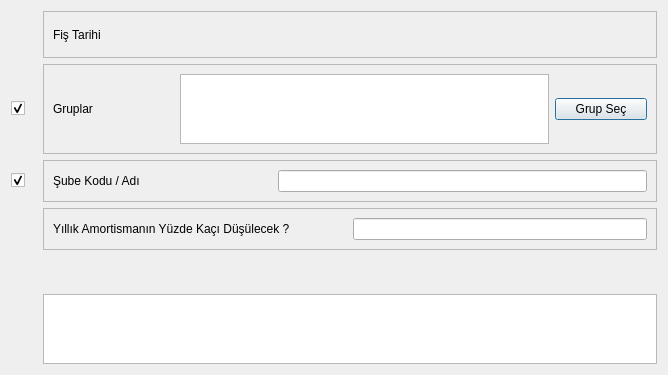
<?xml version="1.0" encoding="UTF-8"?>
<ui version="4.0">
 <class>DMR_AMORTISMAN_AYIRMA_BATCH</class>
 <widget class="QDialog" name="DMR_AMORTISMAN_AYIRMA_BATCH">
  <property name="geometry">
   <rect>
    <x>0</x>
    <y>0</y>
    <width>668</width>
    <height>357</height>
   </rect>
  </property>
  <property name="sizePolicy">
   <sizepolicy hsizetype="Expanding" vsizetype="Expanding">
    <horstretch>0</horstretch>
    <verstretch>0</verstretch>
   </sizepolicy>
  </property>
  <property name="windowTitle">
   <string>Toplu Amortisman Ayırma</string>
  </property>
  <layout class="QGridLayout" name="gridLayout" rowstretch="1,0,0,0,0,0,0,0" columnstretch="1,0,0">
   <item row="1" column="0">
    <widget class="QCheckBox" name="checkBox_gruplar">
     <property name="sizePolicy">
      <sizepolicy hsizetype="Fixed" vsizetype="Fixed">
       <horstretch>0</horstretch>
       <verstretch>0</verstretch>
      </sizepolicy>
     </property>
     <property name="minimumSize">
      <size>
       <width>26</width>
       <height>0</height>
      </size>
     </property>
     <property name="text">
      <string/>
     </property>
     <property name="checked">
      <bool>true</bool>
     </property>
    </widget>
   </item>
   <item row="2" column="0">
    <widget class="QCheckBox" name="checkBox_sube">
     <property name="sizePolicy">
      <sizepolicy hsizetype="Fixed" vsizetype="Fixed">
       <horstretch>0</horstretch>
       <verstretch>0</verstretch>
      </sizepolicy>
     </property>
     <property name="minimumSize">
      <size>
       <width>26</width>
       <height>0</height>
      </size>
     </property>
     <property name="text">
      <string/>
     </property>
     <property name="checked">
      <bool>true</bool>
     </property>
    </widget>
   </item>
   <item row="2" column="1" colspan="2">
    <widget class="QFrame" name="frame_sube">
     <property name="sizePolicy">
      <sizepolicy hsizetype="Expanding" vsizetype="Fixed">
       <horstretch>0</horstretch>
       <verstretch>0</verstretch>
      </sizepolicy>
     </property>
     <property name="frameShape">
      <enum>QFrame::StyledPanel</enum>
     </property>
     <property name="frameShadow">
      <enum>QFrame::Raised</enum>
     </property>
     <layout class="QGridLayout" name="gridLayout_3" columnstretch="5,5,20">
      <item row="0" column="0">
       <widget class="QLabel" name="label_3">
        <property name="minimumSize">
         <size>
          <width>121</width>
          <height>0</height>
         </size>
        </property>
        <property name="text">
         <string>Şube Kodu / Adı</string>
        </property>
       </widget>
      </item>
      <item row="0" column="1">
       <widget class="QSearchEdit" name="searchEdit_sube_kodu">
        <property name="whatsThis">
         <string>Arama widget. </string>
        </property>
        <property name="QSearchEdit" stdset="0">
         <rect>
          <x>0</x>
          <y>0</y>
          <width>100</width>
          <height>100</height>
         </rect>
        </property>
       </widget>
      </item>
      <item row="0" column="2">
       <widget class="QLineEdit" name="lineEdit_sube_ismi"/>
      </item>
     </layout>
    </widget>
   </item>
   <item row="4" column="2" rowspan="3">
    <widget class="QWidget" name="widget_batch_buttons" native="true">
     <property name="sizePolicy">
      <sizepolicy hsizetype="Expanding" vsizetype="Fixed">
       <horstretch>0</horstretch>
       <verstretch>0</verstretch>
      </sizepolicy>
     </property>
    </widget>
   </item>
   <item row="0" column="1" colspan="2">
    <widget class="QFrame" name="frame_2">
     <property name="sizePolicy">
      <sizepolicy hsizetype="Expanding" vsizetype="Fixed">
       <horstretch>0</horstretch>
       <verstretch>0</verstretch>
      </sizepolicy>
     </property>
     <property name="frameShape">
      <enum>QFrame::StyledPanel</enum>
     </property>
     <property name="frameShadow">
      <enum>QFrame::Raised</enum>
     </property>
     <layout class="QGridLayout" name="gridLayout_4" columnstretch="5,10,15">
      <item row="0" column="0">
       <widget class="QLabel" name="label_4">
        <property name="minimumSize">
         <size>
          <width>121</width>
          <height>0</height>
         </size>
        </property>
        <property name="text">
         <string>Fiş Tarihi</string>
        </property>
       </widget>
      </item>
      <item row="0" column="1">
       <widget class="QAdakDate" name="adakDate_fis_tarihi">
        <property name="sizePolicy">
         <sizepolicy hsizetype="Fixed" vsizetype="Fixed">
          <horstretch>0</horstretch>
          <verstretch>0</verstretch>
         </sizepolicy>
        </property>
        <property name="minimumSize">
         <size>
          <width>242</width>
          <height>0</height>
         </size>
        </property>
        <property name="maximumSize">
         <size>
          <width>242</width>
          <height>16777215</height>
         </size>
        </property>
        <property name="whatsThis">
         <string>Tarih WidgetÄ± </string>
        </property>
        <property name="QAdakDate" stdset="0">
         <rect>
          <x>0</x>
          <y>0</y>
          <width>100</width>
          <height>100</height>
         </rect>
        </property>
       </widget>
      </item>
      <item row="0" column="2">
       <spacer name="horizontalSpacer_4">
        <property name="orientation">
         <enum>Qt::Horizontal</enum>
        </property>
        <property name="sizeHint" stdset="0">
         <size>
          <width>314</width>
          <height>27</height>
         </size>
        </property>
       </spacer>
      </item>
     </layout>
    </widget>
   </item>
   <item row="3" column="1" colspan="2">
    <widget class="QFrame" name="frame_3">
     <property name="sizePolicy">
      <sizepolicy hsizetype="Expanding" vsizetype="Fixed">
       <horstretch>0</horstretch>
       <verstretch>0</verstretch>
      </sizepolicy>
     </property>
     <property name="frameShape">
      <enum>QFrame::StyledPanel</enum>
     </property>
     <property name="frameShadow">
      <enum>QFrame::Raised</enum>
     </property>
     <layout class="QGridLayout" name="gridLayout_5">
      <item row="0" column="0">
       <widget class="QLabel" name="label_2">
        <property name="sizePolicy">
         <sizepolicy hsizetype="Expanding" vsizetype="Fixed">
          <horstretch>0</horstretch>
          <verstretch>0</verstretch>
         </sizepolicy>
        </property>
        <property name="text">
         <string>Yıllık Amortismanın Yüzde Kaçı Düşülecek ?</string>
        </property>
       </widget>
      </item>
      <item row="0" column="1">
       <widget class="QCommaEdit" name="commaEdit_dusulecek_amortisman_yuzdesi">
        <property name="whatsThis">
         <string>Sayilari formatina(Or:1,000,234.50) donusturur. </string>
        </property>
        <property name="QCommaEdit" stdset="0">
         <rect>
          <x>0</x>
          <y>0</y>
          <width>100</width>
          <height>100</height>
         </rect>
        </property>
       </widget>
      </item>
     </layout>
    </widget>
   </item>
   <item row="6" column="1">
    <spacer name="horizontalSpacer_2">
     <property name="orientation">
      <enum>Qt::Horizontal</enum>
     </property>
     <property name="sizeHint" stdset="0">
      <size>
       <width>40</width>
       <height>20</height>
      </size>
     </property>
    </spacer>
   </item>
   <item row="7" column="1" colspan="2">
    <widget class="QTextEdit" name="textEdit_aciklama">
     <property name="sizePolicy">
      <sizepolicy hsizetype="Expanding" vsizetype="Preferred">
       <horstretch>0</horstretch>
       <verstretch>0</verstretch>
      </sizepolicy>
     </property>
     <property name="maximumSize">
      <size>
       <width>16777215</width>
       <height>16777215</height>
      </size>
     </property>
     <property name="baseSize">
      <size>
       <width>0</width>
       <height>0</height>
      </size>
     </property>
     <property name="focusPolicy">
      <enum>Qt::NoFocus</enum>
     </property>
     <property name="readOnly">
      <bool>true</bool>
     </property>
     <property name="html">
      <string>&lt;!DOCTYPE HTML PUBLIC &quot;-//W3C//DTD HTML 4.0//EN&quot; &quot;http://www.w3.org/TR/REC-html40/strict.dtd&quot;&gt;
&lt;html&gt;&lt;head&gt;&lt;meta name=&quot;qrichtext&quot; content=&quot;1&quot; /&gt;&lt;style type=&quot;text/css&quot;&gt;
p, li { white-space: pre-wrap; }
&lt;/style&gt;&lt;/head&gt;&lt;body style=&quot; font-family:'Sans Serif'; font-size:10pt; font-weight:400; font-style:normal;&quot;&gt;
&lt;p style=&quot;-qt-paragraph-type:empty; margin-top:0px; margin-bottom:0px; margin-left:0px; margin-right:0px; -qt-block-indent:0; text-indent:0px;&quot;&gt;&lt;/p&gt;&lt;/body&gt;&lt;/html&gt;</string>
     </property>
    </widget>
   </item>
   <item row="1" column="1" colspan="2">
    <widget class="QFrame" name="frame">
     <property name="sizePolicy">
      <sizepolicy hsizetype="Expanding" vsizetype="Fixed">
       <horstretch>0</horstretch>
       <verstretch>0</verstretch>
      </sizepolicy>
     </property>
     <property name="frameShape">
      <enum>QFrame::StyledPanel</enum>
     </property>
     <property name="frameShadow">
      <enum>QFrame::Raised</enum>
     </property>
     <layout class="QGridLayout" name="gridLayout_2" columnstretch="5,20,5">
      <item row="0" column="0">
       <widget class="QLabel" name="label">
        <property name="sizePolicy">
         <sizepolicy hsizetype="Expanding" vsizetype="Fixed">
          <horstretch>0</horstretch>
          <verstretch>0</verstretch>
         </sizepolicy>
        </property>
        <property name="minimumSize">
         <size>
          <width>121</width>
          <height>0</height>
         </size>
        </property>
        <property name="text">
         <string>Gruplar</string>
        </property>
       </widget>
      </item>
      <item row="0" column="1">
       <widget class="QTextEdit" name="textEdit_gruplar">
        <property name="maximumSize">
         <size>
          <width>16777215</width>
          <height>70</height>
         </size>
        </property>
        <property name="readOnly">
         <bool>true</bool>
        </property>
       </widget>
      </item>
      <item row="0" column="2">
       <widget class="QPushButton" name="pushButton_grup_sec">
        <property name="text">
         <string>Grup Seç</string>
        </property>
        <property name="icon">
         <iconset resource="../k9_icons.qrc">
          <normaloff>:/k9_icons/K9_ICONS/k9_grup.png</normaloff>:/k9_icons/K9_ICONS/k9_grup.png</iconset>
        </property>
       </widget>
      </item>
     </layout>
    </widget>
   </item>
  </layout>
 </widget>
 <customwidgets>
  <customwidget>
   <class>QAdakDate</class>
   <extends>QWidget</extends>
   <header>QAdakDate.h</header>
  </customwidget>
  <customwidget>
   <class>QCommaEdit</class>
   <extends>QLineEdit</extends>
   <header>QCommaEdit.h</header>
  </customwidget>
  <customwidget>
   <class>QSearchEdit</class>
   <extends>QWidget</extends>
   <header>QSearchEdit.h</header>
  </customwidget>
 </customwidgets>
 <tabstops>
  <tabstop>adakDate_fis_tarihi</tabstop>
  <tabstop>checkBox_gruplar</tabstop>
  <tabstop>textEdit_gruplar</tabstop>
  <tabstop>pushButton_grup_sec</tabstop>
  <tabstop>checkBox_sube</tabstop>
  <tabstop>searchEdit_sube_kodu</tabstop>
  <tabstop>lineEdit_sube_ismi</tabstop>
  <tabstop>commaEdit_dusulecek_amortisman_yuzdesi</tabstop>
 </tabstops>
 <resources>
  <include location="../k9_icons.qrc"/>
 </resources>
 <connections/>
</ui>
